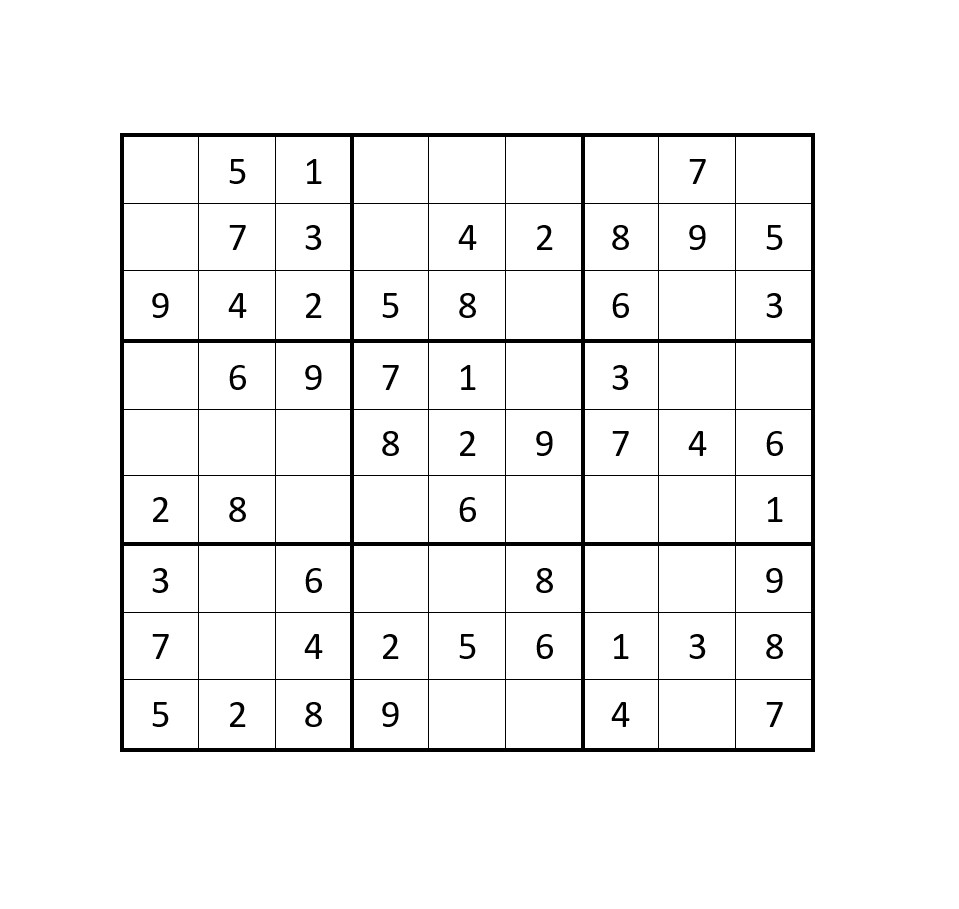
%> input picture dataset/easy_1.png, 959 x 909 px
$ octave main_monolitic.m   (GNU Octave 9; MATLAB toolbox functions it lacks are replaced by stand-ins)
%> lines starting %> are read from the running program, lines starting %| are printed output that depends on the picture
### game_detect/find_closest_corners.m
function closest_corners = find_closest_corners(image)
    % FIND_CLOSEST_CORNERS finds the four corners of the Sudoku grid closest to
    % the corners of the input image.
    %
    %   closest_corners = FIND_CLOSEST_CORNERS(image) takes an input image and
    %   returns an array containing the positions of the four corners closest
    %   to the corners of the image.
    %
    %   Input:
    %   - image: Input image containing the Sudoku puzzle.
    %
    %   Output:
    %   - closest_corners: Array containing the positions of the four corners
    %     closest to the corners of the image.
    %
    %   Example:
    %   image_path = 'path/to/your/image.png'; % Provide the path to your image
    %   image = imread(image_path);
    %
    %   closest_corners = find_closest_corners(image);
    %   disp(closest_corners.Location); % Display the positions of the closest corners

    % Step 1: Preprocess the image
    gray_image = rgb2gray(image);

    % Step 2: Detect corners using the Harris corner detector
    corners = detectHarrisFeatures(gray_image);

    % Step 3: Find corners closest to image corners
    image_size = size(image);
    image_corners = [1, 1; 1, image_size(2); image_size(1), 1; image_size(1), image_size(2)];

    % Compute distances between each corner and image corners
    num_corners = size(corners.Location, 1);
    corner_distances = zeros(num_corners, 4);

    for j = 1:4
        corner_distances(:, j) = sqrt(sum((corners.Location - image_corners(j, :)).^2, 2));
    end

    % Find the closest corner to each image corner
    [~, closest_indices] = min(corner_distances, [], 1);

    % Select the closest corners
    closest_corners = corners(closest_indices);
end

### game_detect/crop_sudoku_grid.m
function sudoku_grid = crop_sudoku_grid(image, colturi)
    % CROP_SUDOKU_GRID crops the Sudoku grid from the input image using the
    % provided corner coordinates.
    %
    %   sudoku_grid = CROP_SUDOKU_GRID(image, corners) takes an input image
    %   and the corner coordinates of the Sudoku grid, performs perspective
    %   transformation, and returns a cropped image containing only the
    %   Sudoku grid.
    %
    %   Input:
    %   - image: Input image containing the Sudoku puzzle.
    %   - corners: Corner coordinates of the Sudoku grid obtained from
    %     find_closest_corners function.
    %
    %   Output:
    %   - sudoku_grid: Cropped image containing only the Sudoku grid.

    % calculeaza dimensiunea gridului
    x=colturi.Location(4,1)-colturi.Location(1,1);
    y=colturi.Location(4,2)-colturi.Location(1,2);

    initial= colturi.Location;
    final= [1 1 ; 1 y; x 1; x y];

    TF = fitgeotrans(initial, final,'projective');
    outview = imref2d(size(image));
    sudoku_grid = imwarp(image,TF,'fillvalues',0,'outputview',outview);

    x=int16(x);
    y=int16(y);
    sudoku_grid=imcrop(sudoku_grid,[1 1 x y]);
end

### game_detect/extract_sudoku_cells.m
function sudoku_grid = extract_sudoku_cells(image)
    % EXTRACT_SUDOKU_CELLS extracts each cell from the Sudoku grid for OCR.
    %
    %   sudoku_grid = EXTRACT_SUDOKU_CELLS(image, corners) takes an input
    %   image containing the Sudoku puzzle and the corners of the grid, and
    %   returns a 9x9 matrix representing each cell of the grid for OCR
    %   processing.
    %
    %   Input:
    %   - image: Input image containing the Sudoku puzzle.
    %   - corners: Array containing the positions of the four corners of the
    %     Sudoku grid.
    %
    %   Output:
    %   - sudoku_grid: 9x9 matrix representing each cell of the Sudoku grid
    %     for OCR processing.

    % Step 1: Preprocess the image
    image = rgb2gray(image);

    % Get image dimensions
    [rows, cols, ~] = size(image);

    % Determine size of subimages
    subRows = floor(rows / 9);
    subCols = floor(cols / 9);

    % Initialize cell array to store subimages
    subimages = cell(9, 9);

    % Loop to divide the image into subimages
    for i = 1:9
        for j = 1:9
            % Calculate the starting and ending row and column indices for the subimage
            startRow = (i - 1) * subRows + 1;
            endRow = min(i * subRows, rows);
            startCol = (j - 1) * subCols + 1;
            endCol = min(j * subCols, cols);

            % Extract the subimage
            subimages{i, j} = image(startRow:endRow, startCol:endCol, :);
        end
    end

    sudoku_grid= subimages;
end

### init.m
close all;
clear;
clc;

addpath("algorithm\");
addpath("image_acquisition\");
addpath("game_detect\");
addpath("ocrRead\");
addpath("dataset\");

matrice = [3, 0, 6, 5, 0, 8, 4, 0, 0;
           5, 2, 0, 0, 0, 0, 0, 0, 0;
           0, 8, 7, 0, 0, 0, 0, 3, 1;
           0, 0, 3, 0, 1, 0, 0, 8, 0;
           9, 0, 0, 8, 6, 3, 0, 0, 5;
           0, 5, 0, 0, 9, 0, 6, 0, 0;
           1, 3, 0, 0, 0, 0, 2, 5, 0;
           0, 0, 0, 0, 0, 0, 0, 7, 4;
           0, 0, 5, 2, 0, 6, 3, 0, 0];

disp("init complete")

### main_monolitic.m
init();

%9w 2t 1,4sec all
%0.14 sec unitate

% Achizitionarea imaginii folosind camera web
%image = img_acquisition();
%figure;
% imshow(image);


% Matrice de test
tic;
image = imread("dataset\easy_1.png");
%> image is the input picture: size 909x959x3 uint8; min 0, max 255, mean 244.3


colturi=find_closest_corners(image);
%> in find_closest_corners, `corners = detectHarrisFeatures(gray_image);`: corners = 563 points; strongest (x, y): (242, 318), (318, 659), (472, 250), (625, 727), (702, 456)
%> in find_closest_corners, `num_corners = size(corners.Location, 1);`: num_corners = 563
%> after the loop in find_closest_corners, `for j = 1:4`: corner_distances = 563 rows, first 8: [179.1 833.7 799.1 1140.9; 760.5 239.3 1088.6 814.7; 184.8 830.3 795.9 1135.2; 237.9 765.1 809.9 1088.4; 297.1 699.1 829.2 1043.1; 360 632.3 853.8 999.5; 364.7 627.4 855.7 996.4; 427.4 562.8 884.3 957.1]
%> in find_closest_corners, `[~, closest_indices] = min(corner_distances, [], 1);`: closest_indices = [1 2 562 563]
%> in find_closest_corners, `closest_corners = corners(closest_indices);`: closest_corners = 4 points; (x, y): (121, 134), (121, 752), (815, 134), (815, 752)
%> colturi has the same summary as closest_corners in find_closest_corners


doarS=crop_sudoku_grid(image, colturi);
%> in crop_sudoku_grid, `x=colturi.Location(4,1)-colturi.Location(1,1);`: x = 694
%> in crop_sudoku_grid, `y=colturi.Location(4,2)-colturi.Location(1,2);`: y = 618
%> in crop_sudoku_grid, `initial= colturi.Location;`: initial = [121 134; 121 752; 815 134; 815 752]
%> in crop_sudoku_grid, `final= [1 1 ; 1 y; x 1; x y];`: final = [1 1; 1 618; 694 1; 694 618]
%> in crop_sudoku_grid, `TF = fitgeotrans(initial, final,'projective');`: TF = transform with T = [0.999 0 0; 0 0.998 0; -119.8 -132.8 1]
%> in crop_sudoku_grid, `sudoku_grid = imwarp(image,TF,'fillvalues',0,'outputview',outview);`:
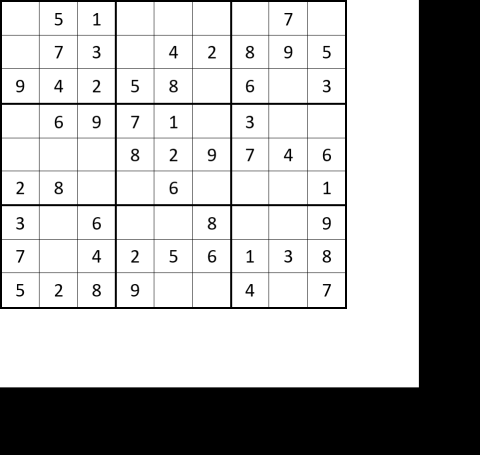
%> sudoku_grid: size 909x959x3 uint8 (shown at 1/2 size); min 0, max 255, mean 179.2
%> in crop_sudoku_grid, `sudoku_grid=imcrop(sudoku_grid,[1 1 x y]);`:
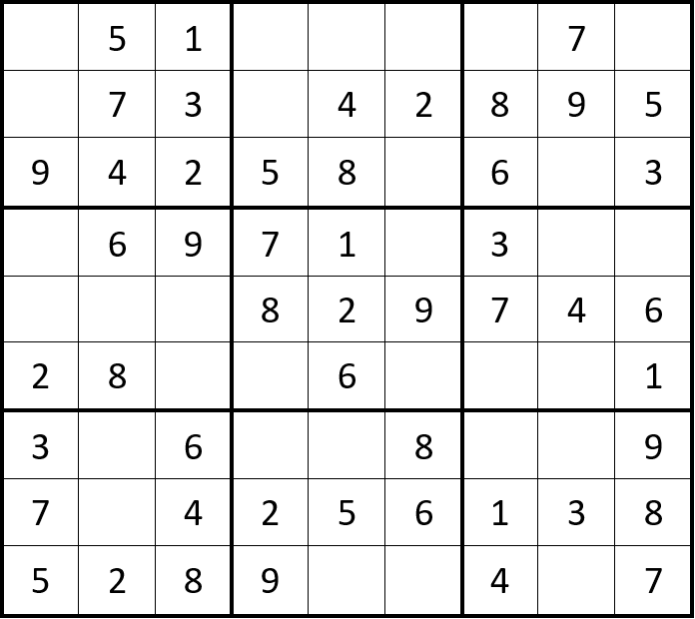
%> sudoku_grid: size 619x695x3 uint8; min 0, max 255, mean 233.5


inputOCR=extract_sudoku_cells(doarS);
%> after the loop in extract_sudoku_cells, `for i = 1:9`: subimages = 81 items
%> inputOCR = 81 items


% Initialize a matrix to store OCR results
matrice = zeros(9, 9);

 % Get the size of the image
    [height, width, ~] = size(inputOCR{1,1});
%> height = 68; width = 77

    % Define the ROI (centered 80% of the image)
    roiWidth = width * 0.9;
%> roiWidth = 69.3
    roiHeight = height * 0.9;
%> roiHeight = 61.2
    roiX = (width - roiWidth) / 2;
%> roiX = 3.85
    roiY = (height - roiHeight) / 2;
%> roiY = 3.4
   roi = [roiX, roiY, roiWidth, roiHeight];
%> roi = [3.85 3.4 69.3 61.2]


% Loop through each file

% Flatten the 9x9 cell array into a 81x1 cell array
inputOCR_flat = inputOCR(:);
%> inputOCR_flat = 81 items
% Initialize an array to store execution times
execution_times = zeros(numel(inputOCR_flat), 1);


% Loop through each cell in parallel
parfor i = 1:numel(inputOCR_flat)
    start_time = tic; % Start timer

    % Perform OCR on the specified region
%> (the run ends here)

$ run again, with dataset/easy_2.png copied over dataset/easy_1.png
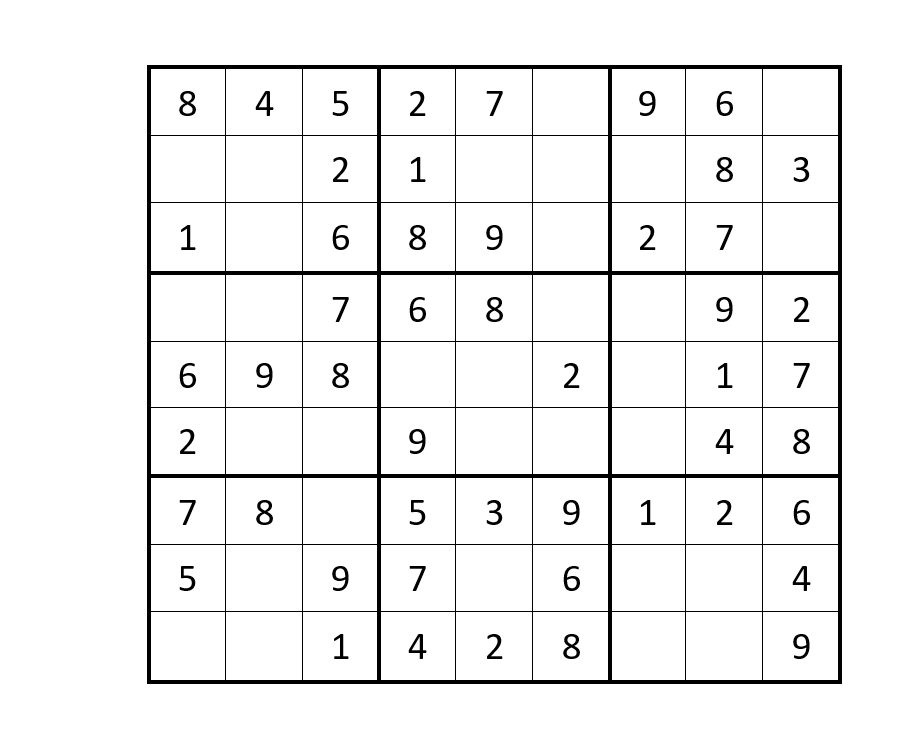
%> input picture dataset/easy_2.png, 909 x 751 px
%> image is the input picture: size 751x909x3 uint8; min 0, max 255, mean 241.4
%> corners = 563 points; strongest (x, y): (269, 116), (422, 659), (729, 454), (806, 591), (272, 109)
%> num_corners = 563
%> after the loop in find_closest_corners, `for j = 1:4`: corner_distances = 563 rows, first 8: [160.7 855.7 606.5 1036.5; 698.6 268.8 911.1 643.6; 166 852.5 603 1030.9; 202.5 787.6 614 977.9; 252.2 722 632.1 925.9; 309.4 655.6 657 875.1; 313.7 650.8 659.1 871.5; 372.9 586.8 689.3 824.8]
%> closest_indices = [1 2 479 490]
%> closest_corners = 4 points; (x, y): (763, 70), (763, 680), (148, 66), (148, 684)
%> colturi has the same summary as closest_corners in find_closest_corners
%> x = 615
%> y = 614
%> initial = [148 66; 148 684; 763 70; 763 680]
%> final = [1 1; 1 614; 615 1; 615 614]
%> TF = transform with T = [0.982 -0.00645 -2.1e-05; 5.59e-17 0.989 -7.57e-20; -144.4 -63.31 1]
%> in crop_sudoku_grid, `sudoku_grid = imwarp(image,TF,'fillvalues',0,'outputview',outview);`:
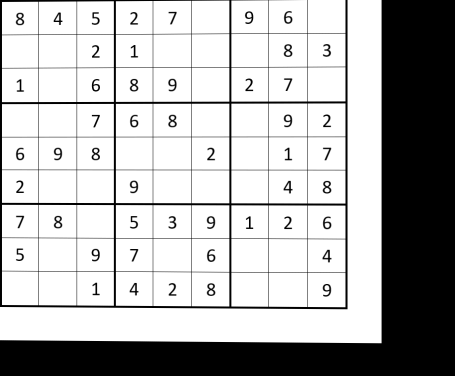
%> sudoku_grid: size 751x909x3 uint8 (shown at 1/2 size); min 0, max 255, mean 181.8
%> in crop_sudoku_grid, `sudoku_grid=imcrop(sudoku_grid,[1 1 x y]);`:
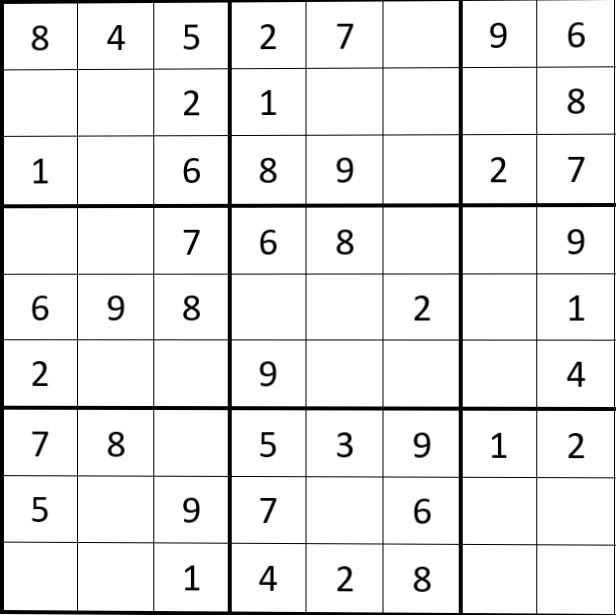
%> sudoku_grid: size 615x616x3 uint8; min 0, max 255, mean 235.4
%> image: size 615x616 uint8
%> after the loop in extract_sudoku_cells, `for i = 1:9`: subimages = 81 items
%> height = 68
%> roiWidth = 61.2
%> roiX = 3.4
%> roi = [3.4 3.4 61.2 61.2]
%> inputOCR_flat = 81 items

$ run again, with dataset/easy_3.png copied over dataset/easy_1.png
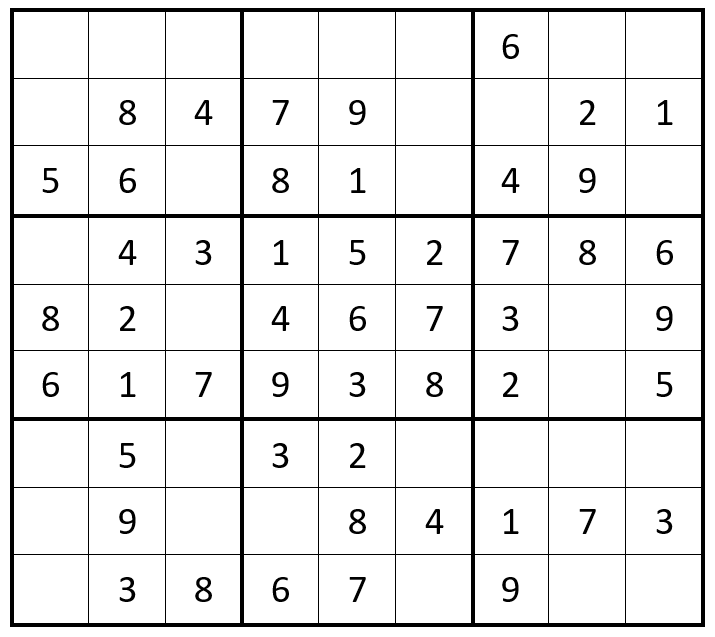
%> input picture dataset/easy_3.png, 715 x 637 px
%> image is the input picture: size 637x715x3 uint8; min 0, max 255, mean 234.6
%> corners = 563 points; strongest (x, y): (132, 265), (208, 125), (285, 331), (439, 534), (515, 193)
%> num_corners = 563
%> after the loop in find_closest_corners, `for j = 1:4`: corner_distances = 563 rows, first 8: [12.81 706.1 626.1 943.6; 626.1 88.57 885.3 632.2; 18.44 702.1 622.1 937.9; 79.25 636.2 626.9 889.6; 145.7 569.2 638.7 843; 213.5 501.2 657.5 798.7; 218.4 496.2 659.1 795.6; 284.3 430.2 683.8 756.2]
%> closest_indices = [1 2 494 505]
%> closest_corners = 4 points; (x, y): (626, 13), (626, 623), (11, 9), (11, 627)
%> colturi has the same summary as closest_corners in find_closest_corners
%> x = 615
%> y = 614
%> initial = [11 9; 11 627; 626 13; 626 623]
%> final = [1 1; 1 614; 615 1; 615 614]
%> TF = transform with T = [0.985 -0.00647 -2.1e-05; 4.59e-20 0.992 -4.67e-21; -9.84 -7.85 1]
%> in crop_sudoku_grid, `sudoku_grid = imwarp(image,TF,'fillvalues',0,'outputview',outview);`:
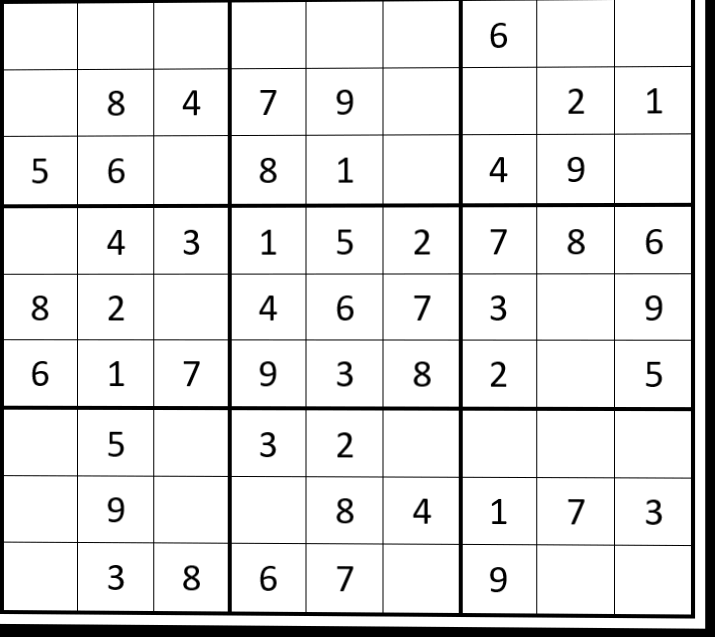
%> sudoku_grid: size 637x715x3 uint8; min 0, max 255, mean 227.8
%> in crop_sudoku_grid, `sudoku_grid=imcrop(sudoku_grid,[1 1 x y]);`:
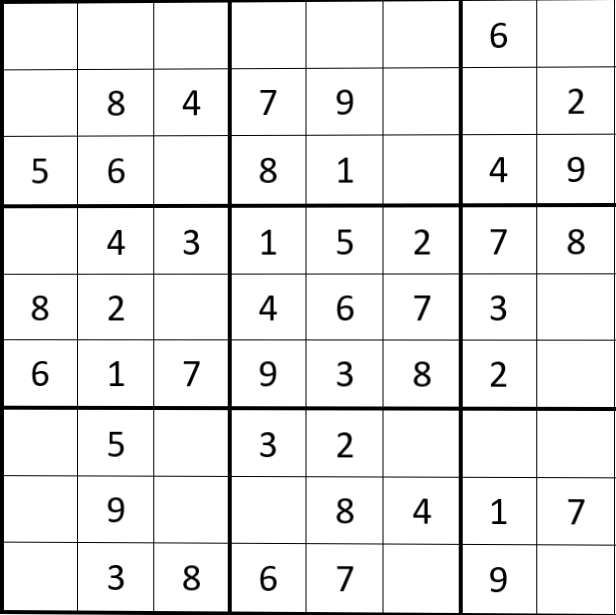
%> sudoku_grid: size 615x616x3 uint8; min 0, max 255, mean 235.2
%> image: size 615x616 uint8
%> after the loop in extract_sudoku_cells, `for i = 1:9`: subimages = 81 items
%> height = 68
%> roiWidth = 61.2
%> roiX = 3.4
%> roi = [3.4 3.4 61.2 61.2]
%> inputOCR_flat = 81 items
